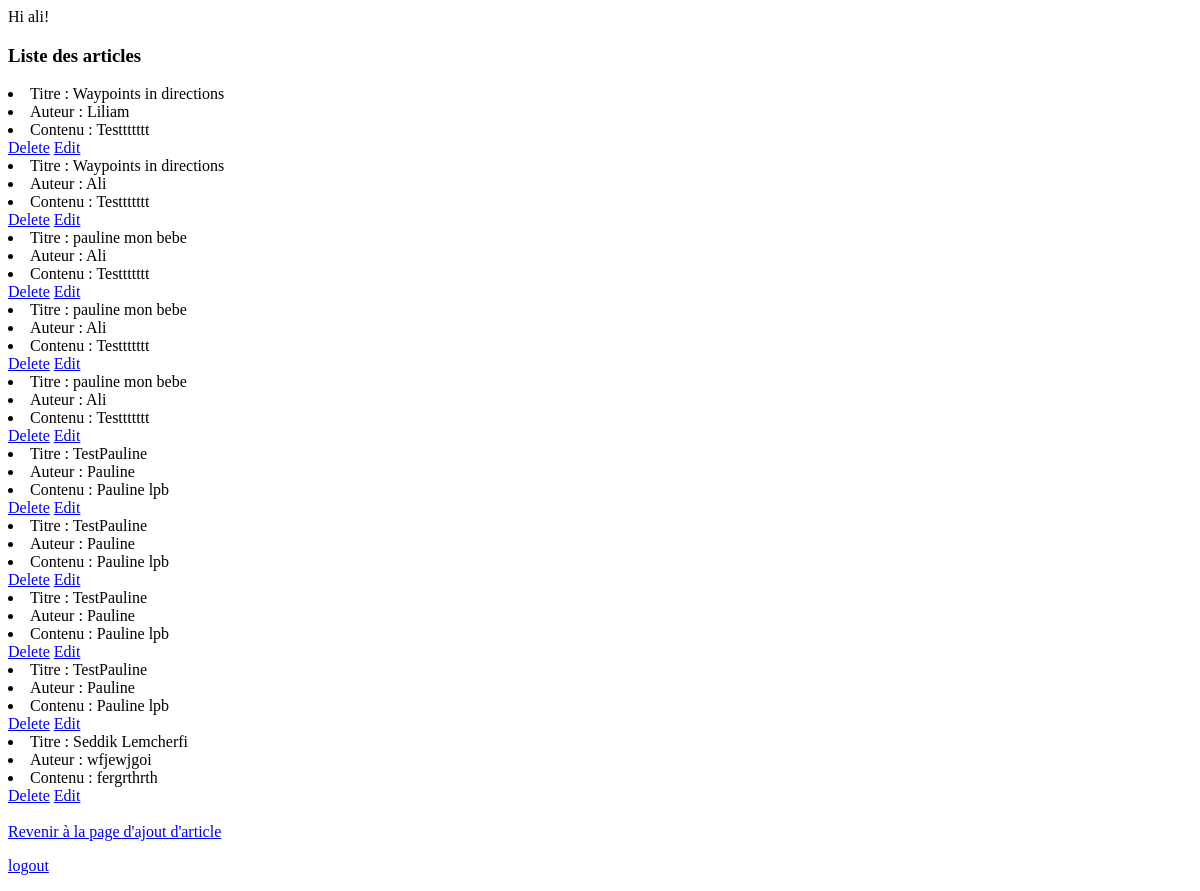
The app's page /liste/ (signed in), older data.
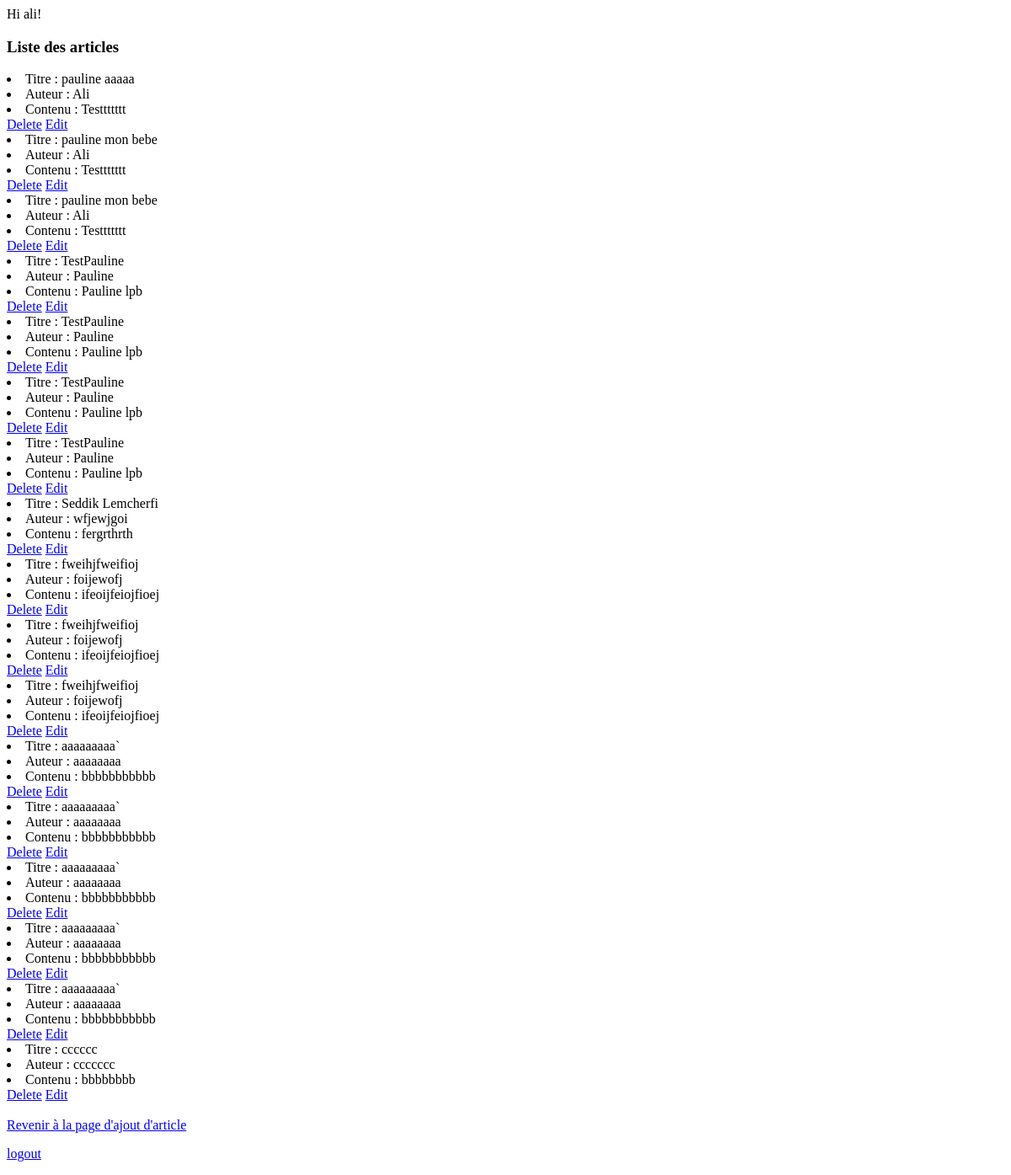
The same page, newer data.
### GFC_test/models.py (models this page shows, shortened)
class Article(models.Model):
    author = models.CharField(max_length=200)
    created = models.DateTimeField('date de creation')
    title = models.CharField(max_length=200)
    content = models.CharField(max_length=200)

### GFC_test/views.py (the view)
# urls.py: path('liste/', views.list_view, name='list_view'),
def list_view(request):
    context ={}
    context["dataset"] = Article.objects.all()
    return render(request, "liste.html", context)

### GFC_test/templates/liste.html (shortened to what this page needs)
<!DOCTYPE html>
<html>
<head>
</head>
<body>
{% if user.is_authenticated %}
  Hi {{ user.username }}!
  <h3>Liste des articles</h3>
  {% for data in dataset %}
  <li>Titre : {{ data.title }}</li>
  <li>Auteur : {{ data.author}}</li>
  <li>Contenu : {{ data.content}}</li>
  <a href={% url 'delete_article' id=data.id %}>Delete</a>
  <a href={% url 'edit_article' id=data.id %}>Edit</a>
  <br>
  {% endfor %}
<a href="/articles">Revenir à la page d'ajout d'article</a>
  <p><a href="{% url 'logout' %}">logout</a></p>
{% else %}
  <p>You are not logged in</p>
  <p><a href="{% url 'login' %}">login</a></p>
{% endif %}
</body>
</html>

Row changes from the older to the newer data that the page shows:
removed Article: title "Waypoints in directions", author "Liliam", content "Testtttttt"
removed Article: title "Waypoints in directions", author "Ali", content "Testtttttt"
changed Article: title "pauline mon bebe" → "pauline aaaaa"
added Article: title "fweihjfweifioj", author "foijewofj", content "ifeoijfeiojfioej"
added Article: title "fweihjfweifioj", author "foijewofj", content "ifeoijfeiojfioej"
added Article: title "fweihjfweifioj", author "foijewofj", content "ifeoijfeiojfioej"
added Article: title "aaaaaaaaa`", author "aaaaaaaa", content "bbbbbbbbbbb"
added Article: title "aaaaaaaaa`", author "aaaaaaaa", content "bbbbbbbbbbb"
added Article: title "aaaaaaaaa`", author "aaaaaaaa", content "bbbbbbbbbbb"
added Article: title "aaaaaaaaa`", author "aaaaaaaa", content "bbbbbbbbbbb"
added Article: title "aaaaaaaaa`", author "aaaaaaaa", content "bbbbbbbbbbb"
added Article: title "cccccc", author "ccccccc", content "bbbbbbbb"
